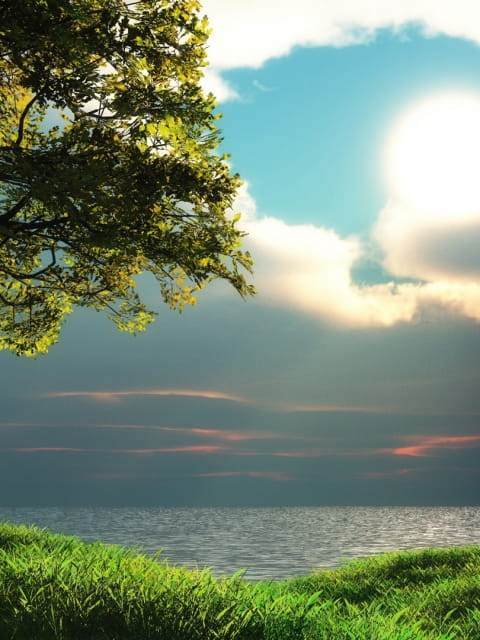
%> input picture Answers/codes/1.jpg, 480 x 640 px
$ octave Q1_2.m   (GNU Octave 9; MATLAB toolbox functions it lacks are replaced by stand-ins)
%> lines starting %> are read from the running program, lines starting %| are printed output that depends on the picture; in (x1, y1, x2, y2) boxes, pixels count from 0 and x2, y2 are one past the last pixel; in counts of white or black regions, pixels touching at a corner belong together; the program's own positions count from 1
% Clear the command window.
clc;
% Close all figures (except those of imtool.)
close all;
% Erase all existing variables.
clear;
% Make sure the workspace panel is showing.
workspace;

% read image file
Irgb = imread('1.jpg');
%> Irgb is the input picture: size 640x480x3 uint8; mean R, G, B 121.1, 138.9, 117.2

%defining threshold
threshold = 128;

%obtain gray image
Igray = rgb2gray(Irgb);
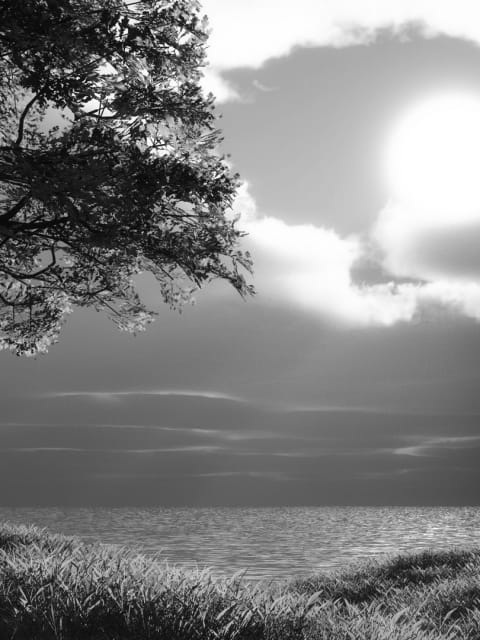
%> Igray: size 640x480 uint8; min 1, max 255, mean 131.1

Ibw = Igray>threshold;
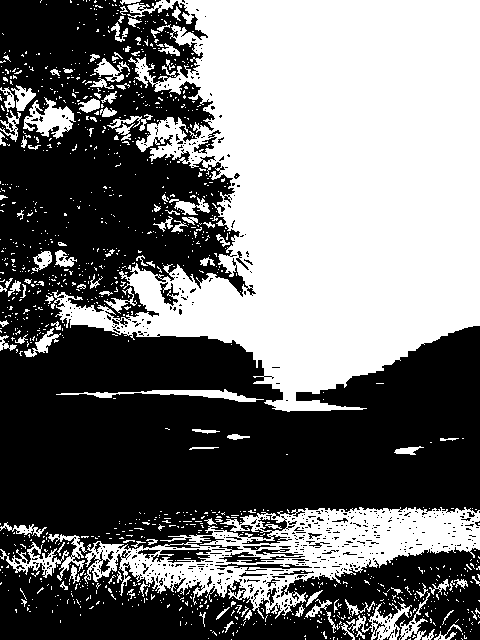
%> Ibw: size 640x480 logical; 45.5% white; 1170 white regions (1058 under 20 px), largest, box (x1, y1, x2, y2) and area: (51, 0, 480, 412) 107111, (84, 507, 480, 619) 17155, (23, 97, 76, 139) 1060

%show binary image
imshow(Ibw);

%save binary image
imwrite(Ibw, 'binary.jpg');
